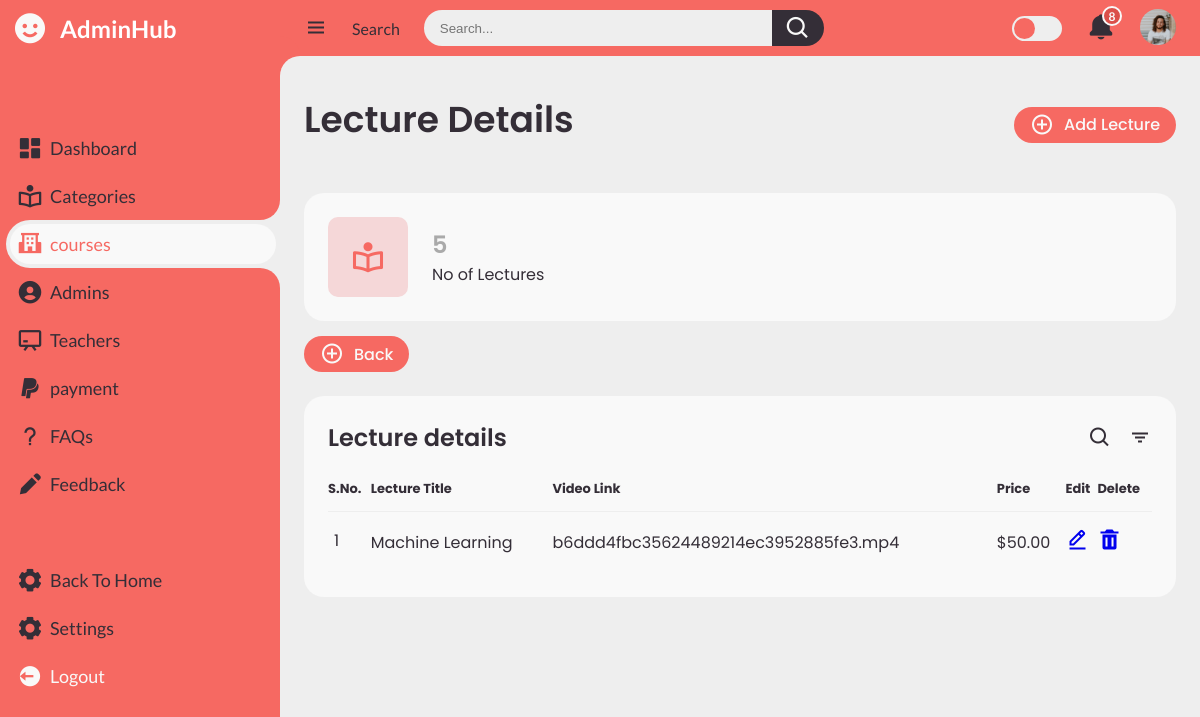
Page /adminpanel/courses/lectureDetails.php?id=2 (signed in) on the earlier database version.
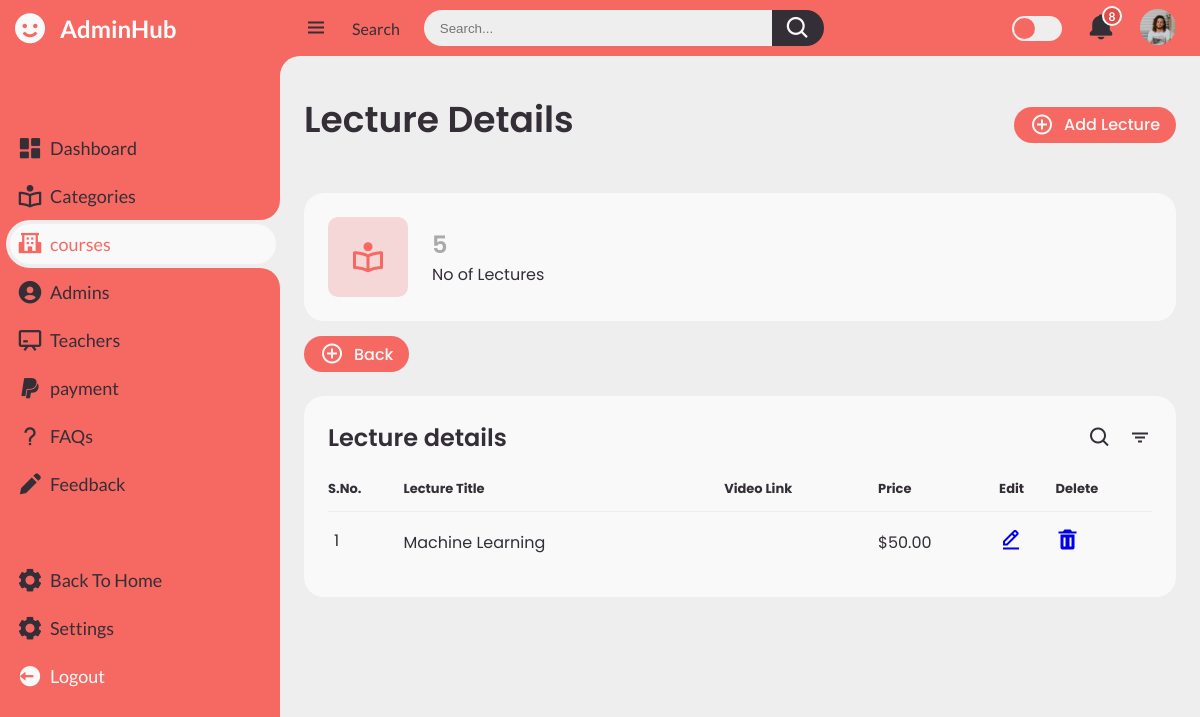
Same page on the later database version.
### tables this page shows
CREATE TABLE `courses` (
  `id` int(11) NOT NULL,
  `title` text DEFAULT NULL,
  `category` text DEFAULT NULL,
  `description` text DEFAULT NULL,
  `video` longblob DEFAULT NULL,
  `image` longblob DEFAULT NULL,
  `price` text DEFAULT NULL,
  `type` text DEFAULT NULL,
  `courseid` text DEFAULT NULL,
  `createdat` date DEFAULT current_timestamp()
);

### adminpanel/courses/lectureDetails.php (the view, shortened to what this page needs)
<?php
    if($_SESSION['id'] == true){
    require_once('../config.php');
	$title = "";
	$video_link = "";
	if($_SERVER['REQUEST_METHOD'] == 'GET'){
        $id = $_GET["id"];
        $result = mysqli_query($db,"SELECT * FROM `courses` WHERE id=$id");
        $row = $result->fetch_assoc();
		$title = $row['title'];
		$video_link = $row['video'];
		$price = $row['price'];
	}
?>
<!DOCTYPE html>
<html lang="en">
<head>
	<link href='https://unpkg.com/boxicons@2.0.9/css/boxicons.min.css' rel='stylesheet'>
	<link rel="stylesheet" href="../../css/admin.css">
	<link rel="stylesheet" href="../../css/adminforms.css">
</head>
<body>
	<section id="sidebar">
		<a href="#" class="brand">
			<i class='bx bxs-smile'></i>
			<span class="text" style="color:white; ">AdminHub</span>
		</a>
		<ul class="side-menu top">
			<li>
				<a href="..\admin.php">
					<i class='bx bxs-dashboard'></i>
					<span class="text">Dashboard</span>
				</a>
			</li>
			<li>
				<a href="..\category\category.php">
					<i class='bx bx-book-reader'></i>
					<span class="text">Categories</span>
				</a>
			</li>
			<li class="active">
				<a href="..\courses\courses.php">
					<i class='bx bxs-school'></i>
					<span class="text">courses</span>
				</a>
			</li>
			<li>
				<a href="..\admins\admins.php">
					<i class='bx bxs-user-circle'></i>
					<span class="text">Admins</span>
				</a>
			</li>
			<li>
				<a href="..\teachers\teachers.php">
					<i class='bx bx-chalkboard'></i>
					<span class="text">Teachers</span>
				</a>
			</li>
			<li>
				<a href="..\payment\payment.html">
					<i class='bx bxl-paypal'></i>
					<span class="text">payment</span>
				</a>
			</li>
			<li>
				<a href="..\faqs\faqs.php">
					<i class='bx bx-question-mark'></i>
					<span class="text">FAQs</span>
				</a>
			</li>
			<li>
				<a href="..\feedback\feedback.php">
					<i class='bx bxs-pencil'></i>
					<span class="text">Feedback</span>
				</a>
			</li>
		</ul>
		<ul class="side-menu">
			<li>
				<a href="../../index.php">
					<i class='bx bxs-cog'></i>
					<span class="text">Back To Home</span>
				</a>
			</li>
			<li>
				<a href="#">
					<i class='bx bxs-cog'></i>
					<span class="text">Settings</span>
				</a>
			</li>
			<li>
				<a href="../../logout.php" class="logout">
					<i class='bx bxs-log-out-circle'></i>
					<span class="text">Logout</span>
				</a>
			</li>
		</ul>
	</section>
	<section id="content">
		<nav>
			<i class='bx bx-menu'></i>
			<a href="#" class="nav-link">Search</a>
			<form action="#">
				<div class="form-input">
					<input type="search" placeholder="Search...">
					<button type="submit" class="search-btn"><i class='bx bx-search'></i></button>
				</div>
			</form>
			<label for="switch-mode" class="switch-mode"></label>
			<a href="#" class="notification">
				<i class='bx bxs-bell'></i>
				<span class="num">8</span>
			</a>
			<a href="#" class="profile">
				<img src="..\img/people.png">
			</a>
		</nav>
		<main>
			<div class="head-title">
				<div class="left">
					<h1>Lecture Details</h1>
				</div>
				<a href="..\courses\addLecture.html" class="btn-download">
					<i class='bx bx-plus-circle'></i>
					<span class="text">Add Lecture</span>
				</a>
			</div>
			<ul class="box-info">
				<li>
					<i class='bx bx-book-reader'></i>
					<span class="text">
						<h3>5</h3>
						<p>No of Lectures</p>
					</span>
				</li>
			</ul>
			<div class="head-title" style="margin-top: 15px;">
				<a href="..\courses\courses.php" class="btn-download">
					<i class='bx bx-plus-circle'></i>
					<span class="text">Back</span>
				</a>
			</div>
			<div class="table-data">
				<div class="order">
					<div class="head">
						<h3>Lecture details</h3>
						<i class='bx bx-search'></i>
						<i class='bx bx-filter'></i>
					</div>
					<table>
						<thead>
							<tr>
								<th>S.No.</th>
								<th>Lecture Title</th>
								<th>Video Link</th>
								<th>Price</th>
								<th>Edit</th>
								<th>Delete</th>
							</tr>
						</thead>
						<tbody>
							<tr>
								<td>
									<p>1</p>
								</td>
								<td>
									<p> <?php echo $title; ?> </p>
								</td>
								<td>
								<p> <?php echo $video_link; ?> </p>
								</td>
								<td>
									<p> <?php echo $price; ?> </p>
								</td>
								<?php echo " <td><a href='..\courses\courseEdit.php?id=$row[id]'><i class='bx bx-edit-alt'></i></a></td>" ?>
								<?php echo " <td><a href='..\courses\lecturedelete.php?id=$row[id]'><i class='bx bxs-trash'></a></i></td>" ?>
							</tr>
						</tbody>
					</table>
				</div>
			</div>
		</main>
	</section>
</body>
</html>
<?php
    }
    else{
        header("Location: ../../index.php");
    }
?>

Differences in the rows shown:
changed courses "Machine Learning": video "b6ddd4fbc35624489214ec3952885fe3.mp4" → (not shown)
